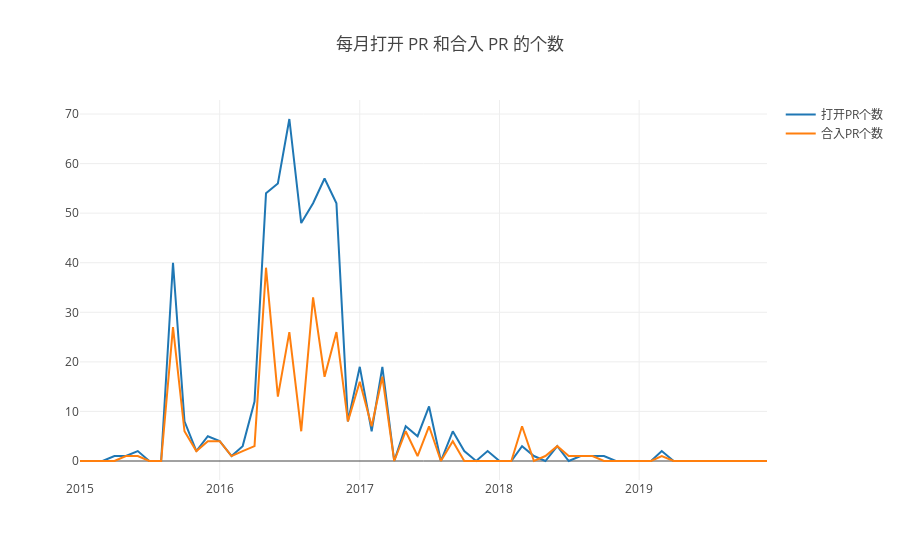

The cell this chart's notebook holds for it:
### Markdown cell above
### 3. 每月打开 PR 和合入 PR 的个数（注意，关闭 PR 不等于合入）

### Code cell
Promise.all(yms.map(ym => {
    var q = `
            SELECT count(CASE WHEN repo_id='32665718' AND type='PullRequestEvent' AND action='opened' AND toMonth(created_at)=${ym['m']} THEN 1 ELSE NULL END) AS open,
            count(CASE WHEN repo_id='32665718' AND type='PullRequestEvent' AND pull_merged=1 AND toMonth(created_at)=${ym['m']} THEN 1 ELSE NULL END) AS merge
            FROM github_log.year${ym['y']}
            `
    return query(q);
})).then(data => {
    var openCount = [], tableDict = [], mergeCount = [];
    data.forEach((d, i) => {
        openCount.push(d[0].open);
        mergeCount.push(d[0].merge);
        tableDict.push({'ym': yms_axis[i], 'open': openCount[openCount.length-1], 'merge': mergeCount[mergeCount.length-1]});
    });
    openDigger.render.plotly([
        {x: yms_axis, y: openCount, mode: 'scatter', name: '打开PR个数'},
        {x: yms_axis, y: mergeCount, mode: 'scatter', name: '合入PR个数'},
    ], {
        title: '每月打开 PR 和合入 PR 的个数',
    });
    console.table(tableDict.map((d) => {
        return {
            '日期': d.ym,
            '打开PR个数': d.open,
            '合入PR个数': d.merge,
        };
    }));
})

### Figure 1 — Plotly figure (JSON) as saved in the notebook; plotly's stock layout.template omitted (floating-point values rounded to 4 significant figures)
{"data": [{"mode": "scatter", "name": "打开PR个数", "x": ["2015-1", "2015-2", "2015-3", "2015-4", "2015-5", "2015-6", "2015-7", "2015-8", "2015-9", "2015-10", "2015-11", "2015-12", "2016-1", "2016-2", "2016-3", "2016-4", "2016-5", "2016-6", "2016-7", "2016-8", "2016-9", "2016-10", "2016-11", "2016-12", "2017-1", "2017-2", "2017-3", "2017-4", "2017-5", "2017-6", "2017-7", "2017-8", "2017-9", "2017-10", "2017-11", "2017-12", "2018-1", "2018-2", "2018-3", "2018-4", "2018-5", "2018-6", "2018-7", "2018-8", "2018-9", "2018-10", "2018-11", "2018-12", "2019-1", "2019-2", "2019-3", "2019-4", "2019-5", "2019-6", "2019-7", "2019-8", "2019-9", "2019-10", "2019-11", "2019-12"], "y": ["0", "0", "0", "1", "1", "2", "0", "0", "40", "8", "2", "5", "4", "1", "3", "12", "54", "56", "69", "48", "52", "57", "52", "8", "19", "6", "19", "0", "7", "5", "11", "0", "6", "2", "0", "2", "0", "0", "3", "1", "0", "3", "0", "1", "1", "1", "0", "0", "0", "0", "2", "0", "0", "0", "0", "0", "0", "0", "0", "0"]}, {"mode": "scatter", "name": "合入PR个数", "x": ["2015-1", "2015-2", "2015-3", "2015-4", "2015-5", "2015-6", "2015-7", "2015-8", "2015-9", "2015-10", "2015-11", "2015-12", "2016-1", "2016-2", "2016-3", "2016-4", "2016-5", "2016-6", "2016-7", "2016-8", "2016-9", "2016-10", "2016-11", "2016-12", "2017-1", "2017-2", "2017-3", "2017-4", "2017-5", "2017-6", "2017-7", "2017-8", "2017-9", "2017-10", "2017-11", "2017-12", "2018-1", "2018-2", "2018-3", "2018-4", "2018-5", "2018-6", "2018-7", "2018-8", "2018-9", "2018-10", "2018-11", "2018-12", "2019-1", "2019-2", "2019-3", "2019-4", "2019-5", "2019-6", "2019-7", "2019-8", "2019-9", "2019-10", "2019-11", "2019-12"], "y": ["0", "0", "0", "0", "1", "1", "0", "0", "27", "6", "2", "4", "4", "1", "2", "3", "39", "13", "26", "6", "33", "17", "26", "8", "16", "7", "17", "0", "6", "1", "7", "0", "4", "0", "0", "0", "0", "0", "7", "0", "1", "3", "1", "1", "1", "0", "0", "0", "0", "0", "1", "0", "0", "0", "0", "0", "0", "0", "0", "0"]}], "layout": {"autosize": true, "title": {"text": "每月打开 PR 和合入 PR 的个数"}, "xaxis": {"autorange": true, "range": ["2015-01-01", "2019-12-01"], "type": "date"}, "yaxis": {"autorange": true, "range": [-3.833, 72.83], "type": "linear"}}}
